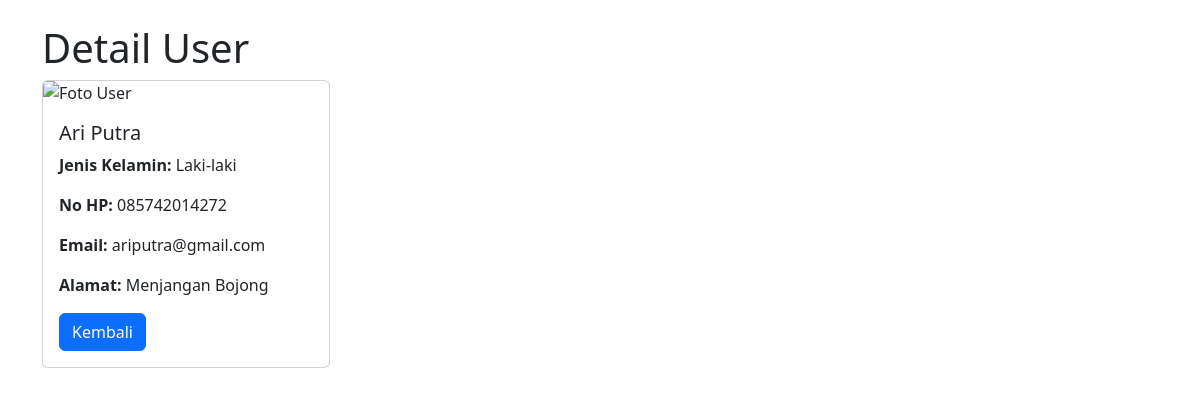
Screenshot of /detail.php?id=1 with the database file from the repository.
### tables this page shows
CREATE TABLE `tb_users` (
  `id` int(10) NOT NULL,
  `nama` varchar(255) NOT NULL,
  `alamat` varchar(255) NOT NULL,
  `nohp` char(13) NOT NULL,
  `foto` blob DEFAULT NULL,
  `jenis_kelamin` enum('Laki-laki','Perempuan') DEFAULT NULL,
  `email` varchar(255) DEFAULT NULL
);

### detail.php (the view, shortened to what this page needs)
<?php
$servername = "localhost";
$username = "root";
$password = "";
$dbname = "db_php";
$conn = new mysqli($servername, $username, $password, $dbname);
if (isset($_GET['id'])) {
    $id = $_GET['id'];
    $sql = "SELECT * FROM tb_users WHERE id = $id";
    $result = $conn->query($sql);
    if ($result->num_rows > 0) {
        $row = $result->fetch_assoc();
    } else {
        echo "Data tidak ditemukan.";
        exit;
    }
} else {
    echo "ID tidak ditemukan.";
    exit;
}
?>
<!doctype html>
<html lang="en">
<head>
    <link href="https://cdn.jsdelivr.net/npm/bootstrap@5.3.3/dist/css/bootstrap.min.css" rel="stylesheet">
</head>
<body>
<div class="container mt-4">
    <h1>Detail User</h1>
    <div class="card" style="width: 18rem;">
        <img src="detail.php?id=<?php echo $row['id']; ?>&show_image=1" class="card-img-top" alt="Foto User">
        <div class="card-body">
            <h5 class="card-title"><?php echo $row['nama']; ?></h5>
            <p class="card-text"><strong>Jenis Kelamin:</strong> <?php echo $row['jenis_kelamin']; ?></p>
            <p class="card-text"><strong>No HP:</strong> <?php echo $row['nohp']; ?></p>
            <p class="card-text"><strong>Email:</strong> <?php echo $row['email']; ?></p>
            <p class="card-text"><strong>Alamat:</strong> <?php echo $row['alamat']; ?></p>
            <a href="index.php" class="btn btn-primary">Kembali</a>
        </div>
    </div>
</div>
</body>
</html>

### rows the page displays
tb_users: nama "Ari Putra", jenis_kelamin "Laki-laki", nohp "085742014272", email "ariputra@gmail.com", alamat "Menjangan Bojong"
